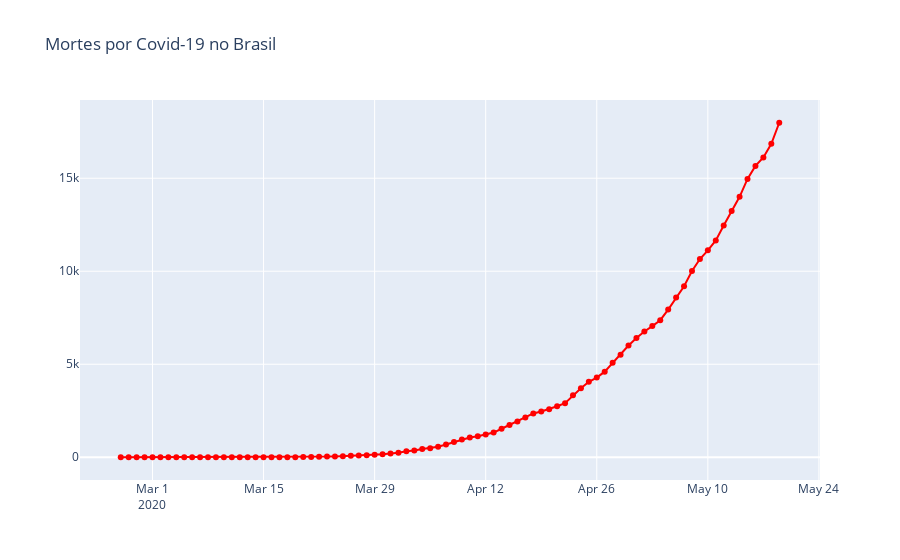

This figure's notebook cell:
### Code cell
fig = go.Figure()
fig.add_trace(
    go.Scatter(x=brasil.observationdate,y=brasil.deaths,name = 'Mortes',
        mode='lines+markers',line ={'color' : 'red'})
)
fig.update_layout(title='Mortes por Covid-19 no Brasil')
fig.show()
